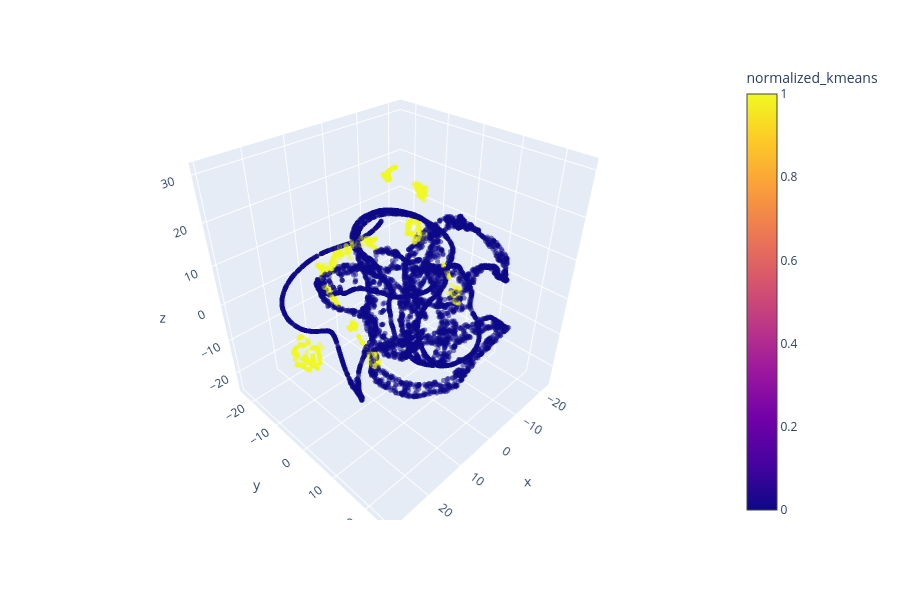

Source (notebook cell):
### Code cell
tsne_3d_df['normalized_kmeans'] = normalized_kmeans.labels_
plot_3d(tsne_3d_df, name='normalized_kmeans')

### Figure 1 — Plotly figure (JSON) as saved in the notebook; plotly's stock layout.template omitted (floating-point values rounded to 4 significant figures; data arrays with more than 128 entries replaced by an {"elided": "..."} marker saying what was removed)
{"data": [{"hoverlabel": {"namelength": 0}, "hovertemplate": "x=%{x}<br>y=%{y}<br>z=%{z}<br>normalized_kmeans=%{marker.color}", "legendgroup": "", "marker": {"color": {"elided": "7032 int values"}, "coloraxis": "coloraxis", "opacity": 0.5, "size": 3, "symbol": "circle"}, "mode": "markers", "name": "", "scene": "scene", "showlegend": false, "type": "scatter3d", "x": {"elided": "7032 float values"}, "y": {"elided": "7032 float values"}, "z": {"elided": "7032 float values"}}], "layout": {"coloraxis": {"colorbar": {"title": {"text": "normalized_kmeans"}}, "colorscale": [[0, "#0d0887"], [0.1111, "#46039f"], [0.2222, "#7201a8"], [0.3333, "#9c179e"], [0.4444, "#bd3786"], [0.5556, "#d8576b"], [0.6667, "#ed7953"], [0.7778, "#fb9f3a"], [0.8889, "#fdca26"], [1, "#f0f921"]]}, "height": 600, "legend": {"tracegroupgap": 0}, "margin": {"t": 60}, "scene": {"domain": {"x": [0, 0.98], "y": [0, 1]}, "xaxis": {"title": {"text": "x"}}, "yaxis": {"title": {"text": "y"}}, "zaxis": {"title": {"text": "z"}}}}}
